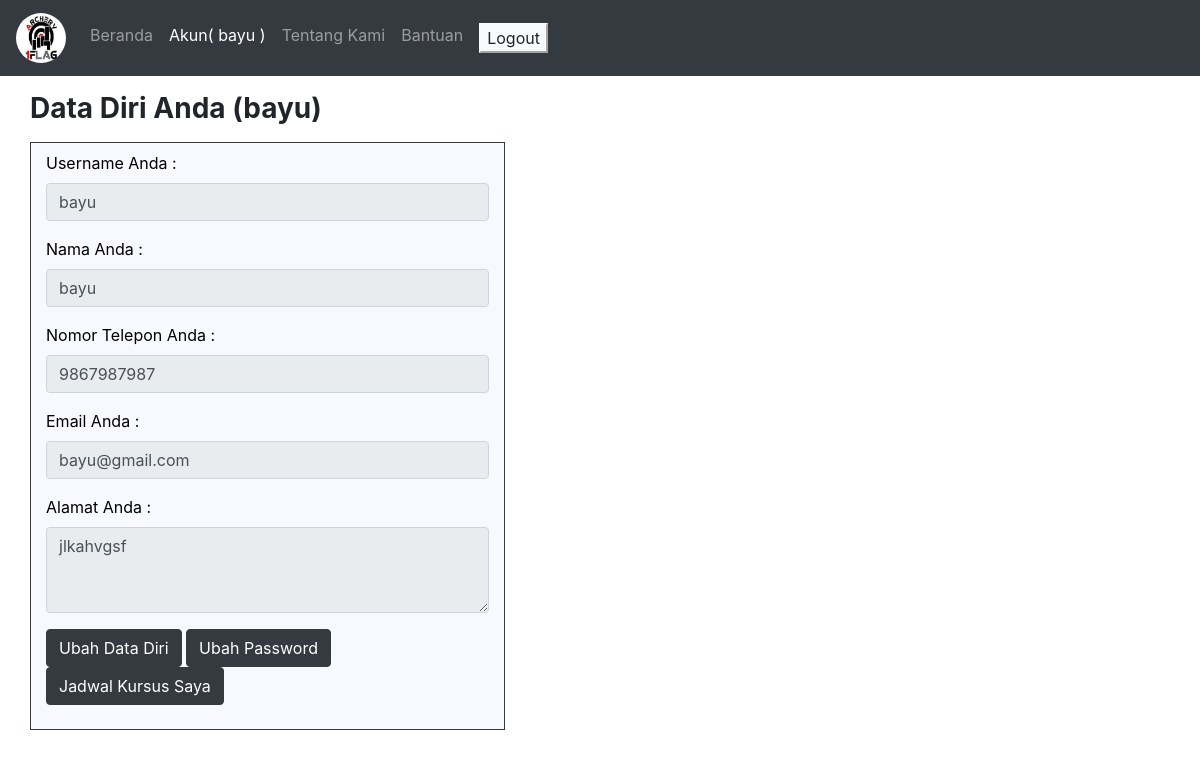
/akunPeserta.php (signed in), run on the app's committed database.
### tables this page shows
CREATE TABLE `peserta` (
  `kode_peserta` int(6) NOT NULL,
  `username` varchar(15) NOT NULL,
  `nama` varchar(30) NOT NULL,
  `no_telp` varchar(20) NOT NULL,
  `email` varchar(40) NOT NULL,
  `alamat` varchar(255) NOT NULL
);

### akunPeserta.php (the view, shortened to what this page needs)
<!DOCTYPE html>
<html lang="en">
<head>
<link rel="stylesheet" href="bs4/1_bootstrap-4.3.1.min.css" >
<?php
include "koneksi.php";
?>
</head>
<body>
<nav class="navbar navbar-expand-lg navbar-dark bg-dark" id="warna_navigasi" >
<span class="navbar-brand" ><img src="logo.png" width="50" height="50" class="rounded-circle"></span>
<div class="collapse navbar-collapse" id="navigasi">
	<ul class="navbar-nav mr-auto">
	<li class="nav-item">
		<a class="nav-link" href="index.php">Beranda</a>
	</li>
	<?php
	if(isset($_SESSION['hak_akses'])){
		echo '
		<li class="nav-item active">
		<a class="nav-link" href="akunPeserta.php">Akun( '.$_SESSION['username'].' )</a>
		</li>';
	}else{
		echo'
		<li class="nav-item ">
		<a class="nav-link" href="akun.php">Akun</a>
		</li>';
	}
	?>
	<li class="nav-item">
		<a class="nav-link" href="tentangkami.php">Tentang Kami</a>
	</li>
	<li class="nav-item">
		<a class="nav-link" href="bantuan.php">Bantuan</a>
	</li>
	<?php
	if(isset($_SESSION['hak_akses'])){
		echo '
		<li class="nav-item">
		<a class="nav-link" href="logout.php"><button class="btn-light">Logout</button></a>
		</li>';
	}
	?>
	</ul>
</div>
</nav>
<?php
$query_peserta = mysqli_query($koneksi,"select * from peserta where username = '".$_SESSION['username']."'");
$hasil_peserta = mysqli_fetch_assoc($query_peserta);
?>
<div class="container-fluid">
	<div class="col-sm-12 pt-3" >
	<label><h3><b>Data Diri Anda (<?php echo $_SESSION['username']?>)</b></h3></label>
		<div class="col-sm-5 border border-dark py-2" id="konten">
		<form action="" method="post">
			<div class="form-group">
				<label>Username Anda : </label>
				<input type="text" class="form-control" name="username" value="<?php echo $hasil_peserta['username']; ?>" autocomplete="off" readonly>
			</div>
			<div class="form-group">
				<label>Nama Anda : </label>
				<input type="text" class="form-control" name="nama" value="<?php echo $hasil_peserta['nama']; ?>" autocomplete="off" readonly>
			</div>
			<div class="form-group">
				<label>Nomor Telepon Anda : </label>
				<input type="number" class="form-control" name="no_telp" value="<?php echo $hasil_peserta['no_telp']; ?>" autocomplete="off" readonly>
			</div>
			<div class="form-group">
				<label>Email Anda : </label>
				<input type="email" class="form-control" name="email" value="<?php echo $hasil_peserta['email']; ?>" autocomplete="off" readonly>
			</div>
			<div class="form-group">
				<label>Alamat Anda : </label>
				<textarea class="form-control" name="alamat" rows="3" autocomplete="off" readonly><?php echo $hasil_peserta['alamat']; ?></textarea>
			</div>
			<div class="form-group">
				<button type="submit" class="btn btn-dark" name="ubah" >Ubah Data Diri</button>
				<button type="submit" class="btn btn-dark" name="password" >Ubah Password</button>
				<button type="submit" class="btn btn-dark" name="jadwal" >Jadwal Kursus Saya</button>
			</div>
		</form>
		</div>
	</div>
</div>
</body>
</html>

### akunPeserta.php (style rules this page uses)
#warna_navigasi { background-color:dark; }
#konten { background-color:#F8F8FF; color:black; }

### data on the page
peserta: username "bayu", nama "bayu", no_telp "9867987987", email "bayu@gmail.com", alamat "jlkahvgsf"

### other printed values
$_SESSION['username'] "bayu"
